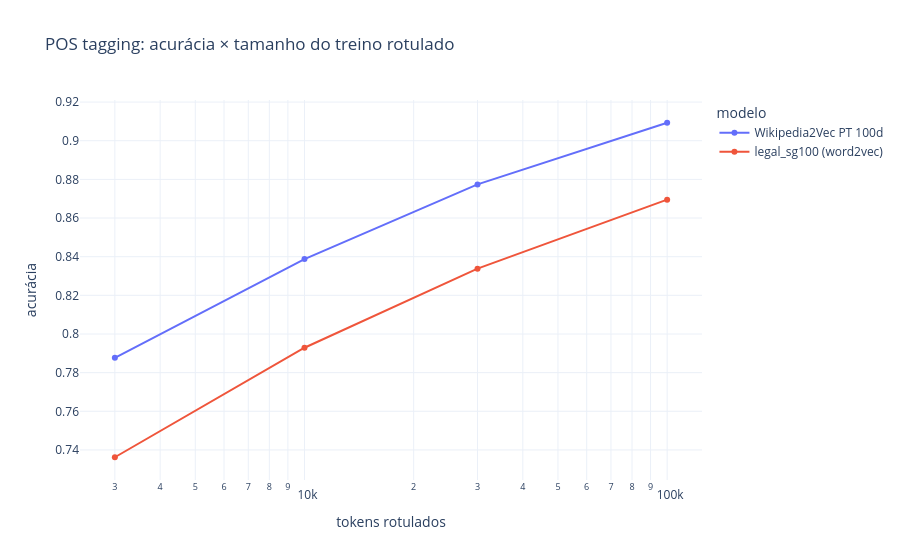

Notebook code for this chart:
### Markdown cell above
## 5. Experimento extra: quanto dado de treino a tarefa precisa?

Uma pergunta prática para quem escolhe embeddings: com poucos dados rotulados, a qualidade do embedding importa mais. Variamos o número de tokens rotulados no POS tagging para dois modelos.

### Code cell
import plotly.express as px
sel = ["Wikipedia2Vec PT 100d"] + [k for k in models if "sg100 (" in k][:1]
rows = []
for n in ([3000, 10000, 30000] if FAST else [3000, 10000, 30000, 100000]):
    for name in sel:
        r = pos_tagging_eval(models[name], train, test, max_train_tokens=n)
        rows.append({"tokens rotulados": n, "modelo": name, "acurácia": r["acurácia"]})
px.line(pd.DataFrame(rows), x="tokens rotulados", y="acurácia", color="modelo", markers=True, log_x=True, template="plotly_white",
        title="POS tagging: acurácia × tamanho do treino rotulado").show()

### Figure 1 — Plotly figure (JSON) as saved in the notebook; plotly's stock layout.template omitted (floating-point values rounded to 4 significant figures)
{"data": [{"hovertemplate": "modelo=Wikipedia2Vec PT 100d<br>tokens rotulados=%{x}<br>acurácia=%{y}<extra></extra>", "legendgroup": "Wikipedia2Vec PT 100d", "line": {"color": "#636efa", "dash": "solid"}, "marker": {"symbol": "circle"}, "mode": "lines+markers", "name": "Wikipedia2Vec PT 100d", "orientation": "v", "showlegend": true, "type": "scatter", "x": [3000, 10000, 30000, 100000], "xaxis": "x", "y": [0.7876, 0.8388, 0.8774, 0.9093], "yaxis": "y"}, {"hovertemplate": "modelo=legal_sg100 (word2vec)<br>tokens rotulados=%{x}<br>acurácia=%{y}<extra></extra>", "legendgroup": "legal_sg100 (word2vec)", "line": {"color": "#EF553B", "dash": "solid"}, "marker": {"symbol": "circle"}, "mode": "lines+markers", "name": "legal_sg100 (word2vec)", "orientation": "v", "showlegend": true, "type": "scatter", "x": [3000, 10000, 30000, 100000], "xaxis": "x", "y": [0.7362, 0.7929, 0.8338, 0.8695], "yaxis": "y"}], "layout": {"legend": {"title": {"text": "modelo"}, "tracegroupgap": 0}, "title": {"text": "POS tagging: acurácia × tamanho do treino rotulado"}, "xaxis": {"anchor": "y", "domain": [0.0, 1.0], "title": {"text": "tokens rotulados"}, "type": "log"}, "yaxis": {"anchor": "x", "domain": [0.0, 1.0], "title": {"text": "acurácia"}}}}
